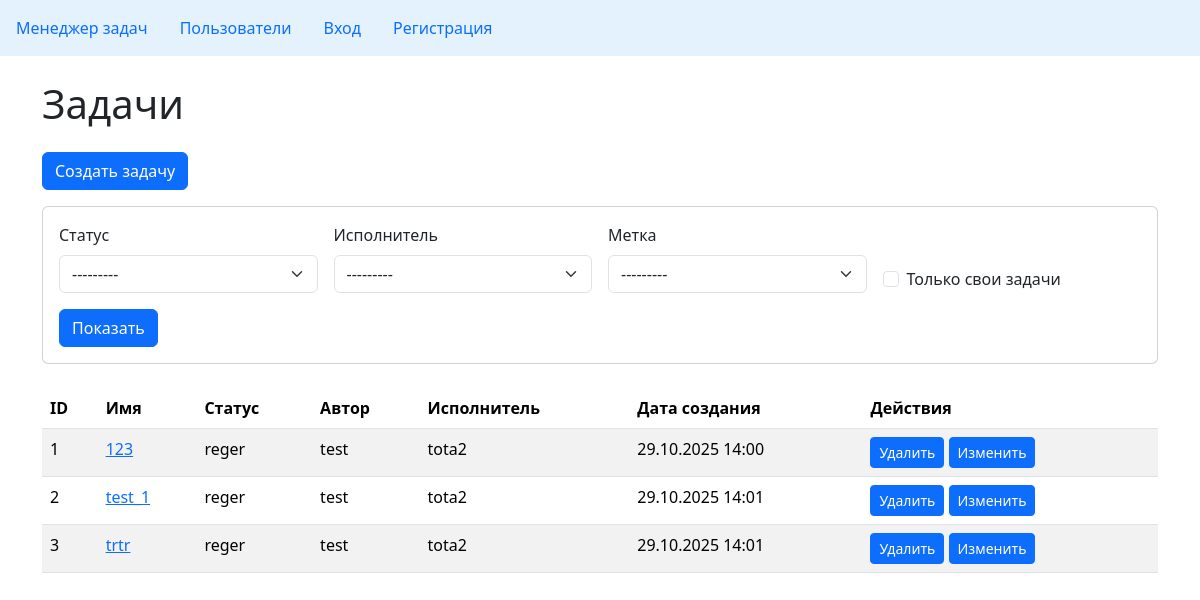
Page /tasks/ on the earlier database version.
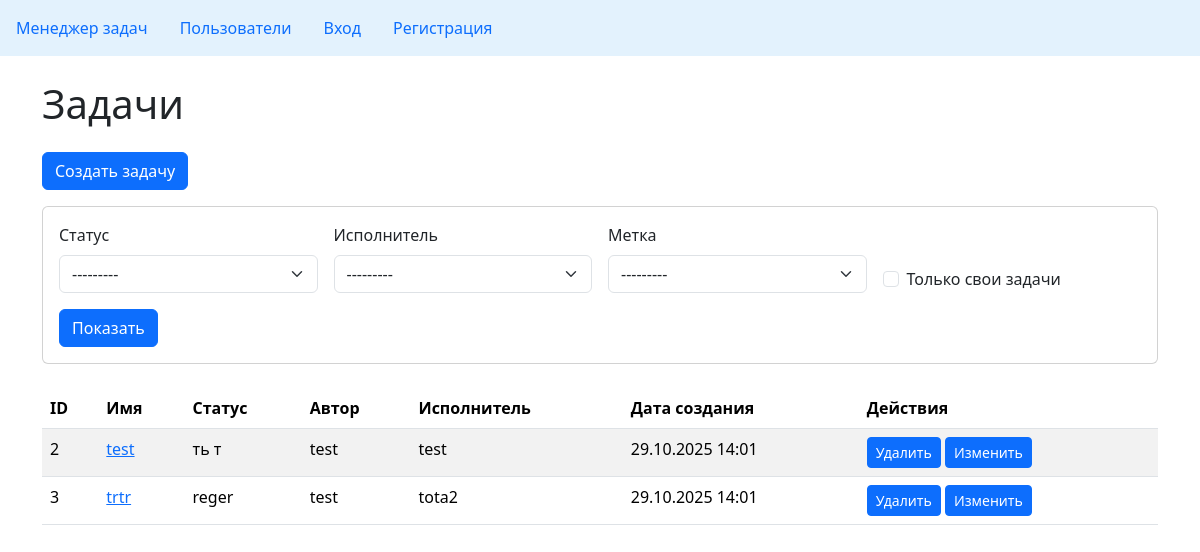
Same page on the later database version.
### task_manager/tasks/models.py (models this page shows, shortened)
class Task(models.Model):
    name = models.CharField(max_length=255, unique=True )
    description = models.CharField(blank=True)
    status = models.ForeignKey(Status, on_delete=models.PROTECT)
    executor = models.ForeignKey(User, on_delete=models.SET_NULL, null=True, blank=True, related_name='executed_tasks')
    author = models.ForeignKey(User, on_delete=models.PROTECT, related_name='created_task')
    labels = models.ManyToManyField(Labels, blank=True)
    created_at = models.DateTimeField(auto_now_add=True)
    class Meta:
        ordering = ['id']

### task_manager/statuses/models.py (models this page shows)
class Status(models.Model):
    name = models.CharField(max_length=100,unique=True)
    created_at = models.DateTimeField(auto_now_add=True)
    class Meta:
        ordering = ['id']
    def __str__(self):
        return self.name

### task_manager/tasks/views.py (the view)
# urls.py: path('', ViewTasks.as_view(), name='tasks'),
class ViewTasks(FilterView):
    model = Task
    template_name = 'tasks/tasks.html'
    context_object_name = 'tasks'
    filterset_class = TaskFilter

### task_manager/labels/models.py (called while the page is built)
    def __str__(self):
        return self.name

### task_manager/templates/tasks/tasks.html
{% extends "base.html" %}
{% load django_bootstrap5 %}
{% block content %}
<h1>Задачи</h1>
<a class="btn btn-primary w-10 mt-3 mb-3" href="{% url 'create_task' %}">Создать задачу</a>
<div class="card mb-4">
  <div class="card-body">
    <form method="get">
      <div class="row g-3">
        <div class="col-md-3">
          <label for="{{ filter.form.status.id_for_label }}" class="form-label">Статус</label>
          {{ filter.form.status }}
        </div>
        <div class="col-md-3">
          <label for="{{ filter.form.executor.id_for_label }}" class="form-label">Исполнитель</label>
          {{ filter.form.executor }}
        </div>
        <div class="col-md-3">
          <label for="{{ filter.form.labels.id_for_label }}" class="form-label">Метка</label>
          {{ filter.form.labels }}
        </div>
        <div class="col-md-3 d-flex align-items-end">
          <div class="form-check">
            {{ filter.form.self_tasks }}
            <label class="form-check-label" for="{{ filter.form.self_tasks.id_for_label }}">
              Только свои задачи
            </label>
          </div>
        </div>
      </div>
      <div class="mt-3">
        <button type="submit" class="btn btn-primary">Показать</button>
      </div>
    </form>
  </div>
</div>
<table class="table table-striped">
    <thead>
    <tr>
      <th>ID</th>
      <th>Имя</th>
      <th>Статус</th>
      <th>Автор</th>
      <th>Исполнитель</th>
      <th>Дата создания</th>
      <th>Действия</th>
    </tr>
    </thead>
    <tbody>
    {% for task in tasks %}
    <tr>
      <td>{{ task.id }}</td>
      <td>
          <a href="{% url 'detail_view' task.id %}">{{ task.name }}</a>
      </td>
      <td>{{ task.status }}</td>
      <td>{{ task.author }}</td>
      <td>{{ task.executor|default:"—" }}</td>
      <td>{{ task.created_at|date:"d.m.Y H:i" }}</td>
      <td>
          <a class="btn btn-primary btn-sm" href="{% url 'delete_task' task.id %}" role="button">Удалить</a>
          <a class="btn btn-primary btn-sm" href="{% url 'update_task' task.id %}" role="button">Изменить</a>
      </td>
    </tr>
    {% endfor %}
    </tbody>
</table>
{% endblock %}

### task_manager/templates/base.html (shortened to what this page needs)
{% load django_bootstrap5 %}
<!DOCTYPE html>
<html lang="ru">
<head>
  {% bootstrap_css %}
</head>
<body >
<nav class="navbar" style="background-color: #e3f2fd;" data-bs-theme="light">
  <ul class="nav justify-content-end">
    <li class="nav-item">
      <a class="nav-link active" aria-current="page" href="{% url 'index' %}">Менеджер задач</a>
    </li>
    <li class="nav-item">
      <a class="nav-link" href="{% url 'users' %}">Пользователи</a>
    </li>
    {% if user.is_authenticated %}
    <li class="nav-item">
      <a class="nav-link" href="{% url 'statuses' %}">Статусы</a>
    </li>
     <li class="nav-item">
      <a class="nav-link" href="{% url 'labels' %}">Метки</a>
    </li>
    <li class="nav-item">
      <a class="nav-link" href="{% url 'tasks' %}">Задачи</a>
    </li>
     <li class="nav-item">
      <a class="nav-link" href="{% url 'logout' %}">Выход</a>
    </li>
    {% else %}
    <li class="nav-item">
      <a class="nav-link" href="{% url 'login' %}">Вход</a>
    </li>
    <li class="nav-item">
      <a class="nav-link" href="{% url 'create_user' %}">Регистрация</a>
    </li>
    {% endif %}
  </ul>
</nav>
<div class="container mt-4">
  {% block content %}
  {% endblock %}
</div>
</body>
</html>

Differences in the rows shown:
removed Task: id "1", name "123", status "reger", author "test", executor "tota2", created_at "29.10.2025 14:00"
changed Task id 2: name "test_1" → "test"; status "reger" → "ть т"; executor "tota2" → "test"
